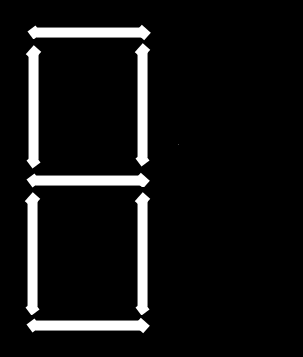
%> input picture materiale/On thresholding/Digit_all.bmp, 303 x 357 px
$ octave script5.m   (GNU Octave 9; MATLAB toolbox functions it lacks are replaced by stand-ins)
%> lines starting %> are read from the running program, lines starting %| are printed output that depends on the picture
img1= imread("Digit_all.bmp");
%> img1 is the input picture: size 357x303x3 uint8; min 0, max 255, mean 19.9
maskB = imread("DigitMaskB.bmp");
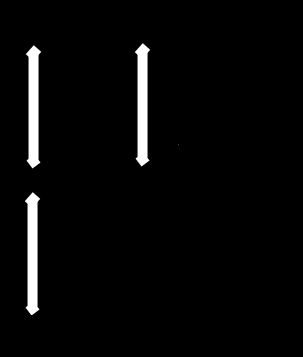
%> input picture materiale/On thresholding/DigitMaskB.bmp, 303 x 357 px
%> maskB is the input picture: size 357x303x3 uint8; min 0, max 255, mean 8.5
maskC = imread("DigitMaskC.bmp");
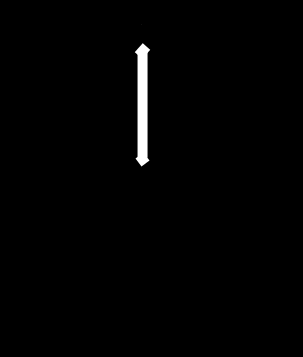
%> input picture materiale/On thresholding/DigitMaskC.bmp, 303 x 357 px
%> maskC is the input picture: size 357x303x3 uint8; min 0, max 255, mean 2.8

figure;
subplot(2,3,1), imshow(img1), title ("immagine 1");
subplot(2,3,2), imshow(maskB), title ("mask B");
subplot(2,3,3), imshow(maskC), title ("mask C");

dif= img1-maskB;
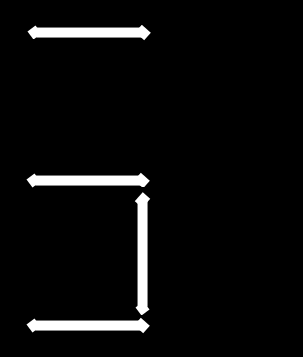
%> dif: size 357x303x3 uint8; min 0, max 255, mean 11.4
sum= dif + maskC;
subplot(2,3,4), imshow(dif), title ("dif");
subplot(2,3,5), imshow(sum), title ("sum");
